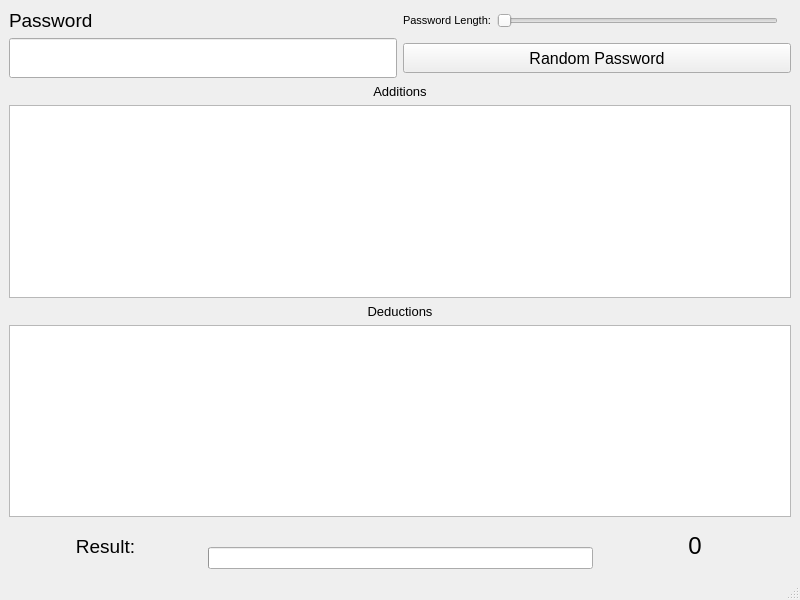
<?xml version="1.0" encoding="UTF-8"?>
<ui version="4.0">
 <class>MainWindow</class>
 <widget class="QMainWindow" name="MainWindow">
  <property name="geometry">
   <rect>
    <x>0</x>
    <y>0</y>
    <width>800</width>
    <height>600</height>
   </rect>
  </property>
  <property name="minimumSize">
   <size>
    <width>800</width>
    <height>600</height>
   </size>
  </property>
  <property name="windowTitle">
   <string>MainWindow</string>
  </property>
  <widget class="QWidget" name="centralwidget">
   <layout class="QGridLayout" name="gridLayout_2">
    <item row="0" column="0">
     <layout class="QGridLayout" name="gridLayout">
      <item row="5" column="1">
       <widget class="QPushButton" name="randomPasswordButton">
        <property name="minimumSize">
         <size>
          <width>0</width>
          <height>30</height>
         </size>
        </property>
        <property name="font">
         <font>
          <pointsize>12</pointsize>
         </font>
        </property>
        <property name="text">
         <string>Random Password</string>
        </property>
       </widget>
      </item>
      <item row="5" column="0">
       <widget class="QLineEdit" name="passwordInput">
        <property name="minimumSize">
         <size>
          <width>0</width>
          <height>40</height>
         </size>
        </property>
        <property name="font">
         <font>
          <pointsize>18</pointsize>
         </font>
        </property>
        <property name="text">
         <string/>
        </property>
       </widget>
      </item>
      <item row="2" column="0">
       <widget class="QLabel" name="label">
        <property name="font">
         <font>
          <pointsize>14</pointsize>
         </font>
        </property>
        <property name="text">
         <string>Password</string>
        </property>
       </widget>
      </item>
      <item row="8" column="0" colspan="2">
       <widget class="QLabel" name="label_3">
        <property name="font">
         <font>
          <pointsize>10</pointsize>
         </font>
        </property>
        <property name="text">
         <string>Deductions</string>
        </property>
        <property name="alignment">
         <set>Qt::AlignCenter</set>
        </property>
       </widget>
      </item>
      <item row="7" column="0" colspan="2">
       <widget class="QTableWidget" name="passwordStrengthAdditionsTable"/>
      </item>
      <item row="6" column="0" colspan="2">
       <widget class="QLabel" name="label_2">
        <property name="font">
         <font>
          <pointsize>10</pointsize>
         </font>
        </property>
        <property name="text">
         <string>Additions</string>
        </property>
        <property name="alignment">
         <set>Qt::AlignCenter</set>
        </property>
       </widget>
      </item>
      <item row="9" column="0" colspan="2">
       <widget class="QTableWidget" name="passwordStrengthDeductionsTable"/>
      </item>
      <item row="2" column="1">
       <layout class="QHBoxLayout" name="horizontalLayout_2">
        <item>
         <widget class="QLabel" name="label_5">
          <property name="font">
           <font>
            <pointsize>8</pointsize>
           </font>
          </property>
          <property name="text">
           <string>Password Length:</string>
          </property>
         </widget>
        </item>
        <item>
         <widget class="QSlider" name="passwordLengthSlider">
          <property name="minimum">
           <number>8</number>
          </property>
          <property name="maximum">
           <number>30</number>
          </property>
          <property name="orientation">
           <enum>Qt::Horizontal</enum>
          </property>
         </widget>
        </item>
        <item>
         <widget class="QLabel" name="passwordLengthText">
          <property name="text">
           <string/>
          </property>
         </widget>
        </item>
       </layout>
      </item>
     </layout>
    </item>
    <item row="1" column="0">
     <layout class="QHBoxLayout" name="horizontalLayout" stretch="2,4,2">
      <item>
       <widget class="QLabel" name="label_4">
        <property name="font">
         <font>
          <pointsize>14</pointsize>
         </font>
        </property>
        <property name="text">
         <string>Result:</string>
        </property>
        <property name="alignment">
         <set>Qt::AlignCenter</set>
        </property>
       </widget>
      </item>
      <item>
       <layout class="QVBoxLayout" name="verticalLayout">
        <item>
         <widget class="QLabel" name="passwordStrengthText">
          <property name="font">
           <font>
            <pointsize>12</pointsize>
           </font>
          </property>
          <property name="text">
           <string/>
          </property>
          <property name="alignment">
           <set>Qt::AlignCenter</set>
          </property>
         </widget>
        </item>
        <item>
         <widget class="QProgressBar" name="passwordStrengthPercentage">
          <property name="value">
           <number>0</number>
          </property>
          <property name="textVisible">
           <bool>false</bool>
          </property>
          <property name="orientation">
           <enum>Qt::Horizontal</enum>
          </property>
         </widget>
        </item>
       </layout>
      </item>
      <item>
       <widget class="QLabel" name="passwordStrengthScoreText">
        <property name="font">
         <font>
          <pointsize>18</pointsize>
          <weight>50</weight>
          <bold>false</bold>
          <underline>false</underline>
          <strikeout>false</strikeout>
          <kerning>true</kerning>
         </font>
        </property>
        <property name="text">
         <string>0</string>
        </property>
        <property name="alignment">
         <set>Qt::AlignCenter</set>
        </property>
       </widget>
      </item>
     </layout>
    </item>
   </layout>
  </widget>
  <widget class="QMenuBar" name="menubar">
   <property name="geometry">
    <rect>
     <x>0</x>
     <y>0</y>
     <width>800</width>
     <height>25</height>
    </rect>
   </property>
  </widget>
  <widget class="QStatusBar" name="statusbar"/>
 </widget>
 <resources/>
 <connections/>
</ui>
